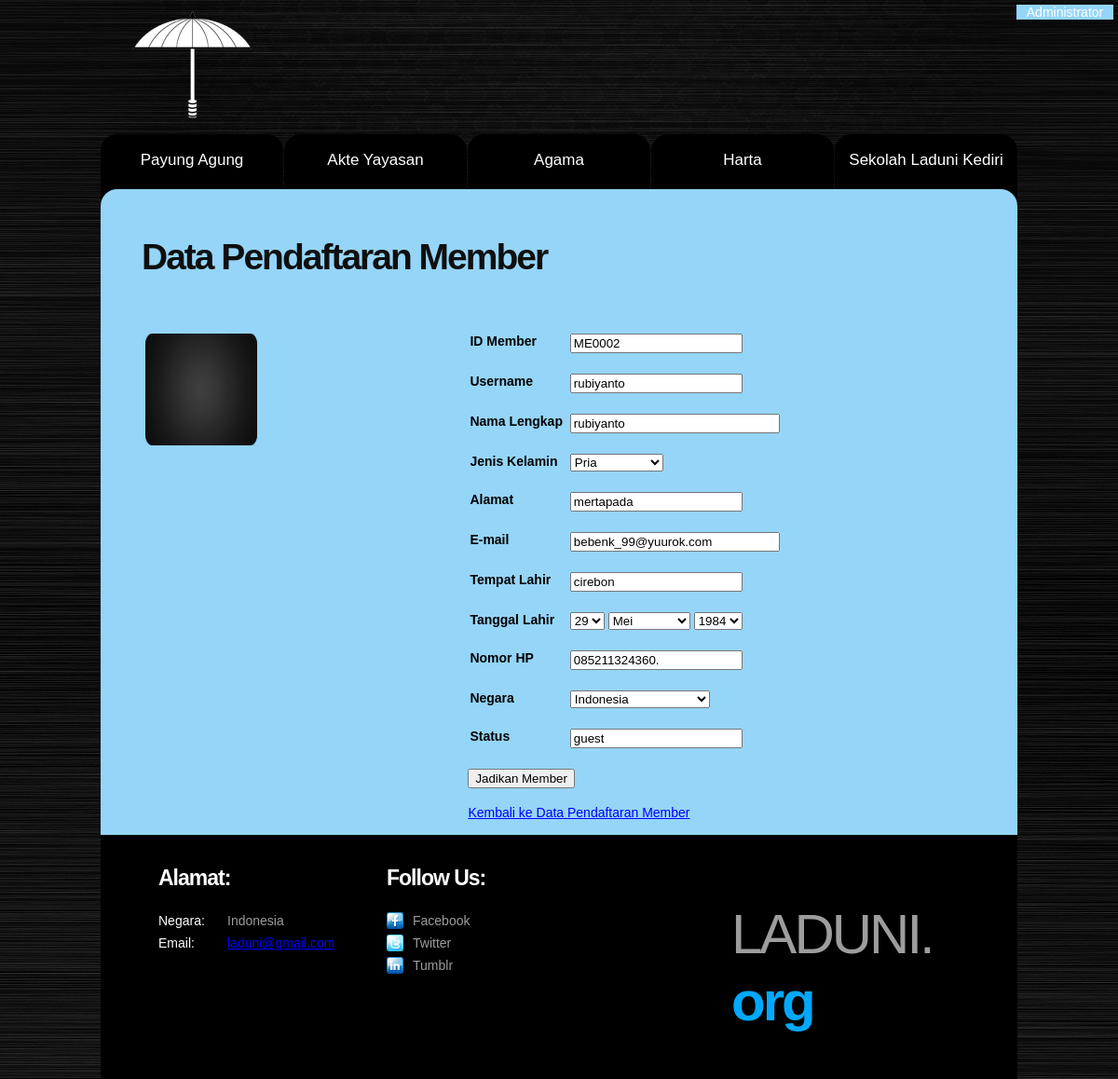
The page /administratorPA/detailguest/rubiyanto (signed in) on the database its author committed.
### tables this page shows
CREATE TABLE IF NOT EXISTS `member` (
  `id_member` varchar(15) NOT NULL,
  `username` varchar(50) NOT NULL,
  `password_member` varchar(100) NOT NULL,
  `nama` varchar(100) NOT NULL,
  `jenis_kelamin` varchar(50) NOT NULL,
  `alamat` varchar(100) DEFAULT NULL,
  `email` varchar(50) NOT NULL,
  `hp` varchar(50) DEFAULT NULL,
  `negara` varchar(50) DEFAULT NULL,
  `foto` varchar(50) DEFAULT NULL,
  `tmptlahir` varchar(50) DEFAULT NULL,
  `tgllahir` date DEFAULT NULL,
  `status` varchar(50) NOT NULL,
  PRIMARY KEY (`id_member`)
);

### application/views/guest_detail_view.php (the view, shortened to what the rows shown need)
<!DOCTYPE html>
<html lang="en">
<body id="page3" >
	<div class="bg">
		<div class="main">
			<header>
				<div class="row-1">
					<h1>
                                            <a class="logonew" href="<?php echo base_url(); ?>">PayungAgung</a>
					</h1>
				</div>
			</header>
			<section id="content" style="color: black">
				<div class="padding">
					<div class="indent">
						<h2>Data Pendaftaran Member</h2>
                                                    <table style="color: black">
                                                            <tr>
                                                                <td width="40%">
                                                                    <table style="color: black">
                                                                    <tr>
                                                                    <td><input type="text" name="id_member" id="id_member" readonly="readonly" value="<?php echo $id_member ?>" /></td>
                                                                    </tr>
                                                                    <tr>
                                                                    <td><input type="text" name="username" id="username" readonly="readonly" value="<?php echo $username ?>" /></td>
                                                                    </tr>
                                                                        <tr>
                                                                    <td><input type="text" name="nama" id="nama" readonly="readonly" value="<?php echo $nama ?>" size="25"/></td>
                                                                    </tr>
                                                                    <tr>
                                                                     <td><select name="jenis_kelamin" id="jenis_kelamin" style="width: 100px"/>
                                                                <option value="Pria" <?php if($jenis_kelamin=='Pria') echo 'selected'; ?> >Pria</option>
                                                                    </tr>
                                                                    <tr>
                                                                    <td><input type="text" name="alamat" id="alamat" readonly="readonly" value="<?php echo $alamat ?>" /></td>
                                                                    </tr>
                                                                    <?php
                                                                        $tgl = $tgllahir[8] . $tgllahir[9];
                                                                        $bln = $tgllahir[5] . $tgllahir[6];
                                                                        $thn = $tgllahir[0] . $tgllahir[1] . $tgllahir[2] . $tgllahir[3];
                                                                     ?>
                                                                     <tr>
                                                                    <td><input type="text" name="email" id="email"  value="<?php echo $email ?>" readonly="readonly" size="25"/></td>
                                                                    </tr>
                                                                    <tr>
                                                                    <td><input type="text" name="tempat" id="tempat"  readonly="readonly" value="<?php echo $tmptlahir?>"/></td>
                                                                    </tr>
                                                                    <tr>
                                                                    <td><select name="tanggal" id="tanggal"  >
                                                                            <?php $i = 31;
                                                                              $j = 1;
                                                                              while($i)
                                                                              {
                                                                                  echo "<option value=$j"; if($j==$tgl)echo" selected"; echo">$j</option>";
                                                                                  $i--;
                                                                                  $j++;
                                                                              }
                                                                              ?>
                                                                    </select>
                                                                    <select name="bulan" id="bulan" >
                                                                              <option value="5" <?php if($bln==5)echo" selected"; ?>>Mei</option>
                                                                    </select>
                                                                    <select name="tahun" id="tahun">
                                                                              <?php $i = 50;
                                                                              $j = 1950;
                                                                              while($i)
                                                                              {
                                                                                  echo "<option value=$j"; if($j==$thn)echo" selected"; echo">$j</option>";
                                                                                  $i--;
                                                                                  $j++;
                                                                              }
                                                                              ?>
                                                                    </select>
                                                                    </tr>
                                                                    <tr>
                                                                    <td><input type="text" name="nomorhp" id="nomorhp" readonly="readonly" value="<?php echo $hp ?>"/></td>
                                                                    </tr>
                                                                    <tr>
                                                                    <td><select name="negara" id="negara" style="width: 150px" value="<?php echo $negara ?>">
                                                                        <option value="Indonesia" selected>Indonesia</option>
                                                                        </select>
                                                                    </td>
                                                                    </tr>
                                                                     <tr>
                                                                    <td><input type="text" name="status" id="status"  readonly="readonly" value="<?php echo $status ?>"/></td>
                                                                    </tr>
                                                                    </table>
                                                                </td>
                                                             </tr>
                                                    </table>
                                        </div>
				</div>
			</section>
		</div>
	</div>
</body>
</html>

### rows shown on the page
member: id_member "ME0002", username "rubiyanto", nama "rubiyanto", jenis_kelamin "Pria", alamat "mertapada", email "bebenk_99@yuurok.com", tempat "cirebon", tanggal "29", bulan "Mei", tahun "1984", nomorhp "085211324360.", negara "Indonesia", status "guest"

### other values the page prints
$_SESSION['username'] "Administrator"
